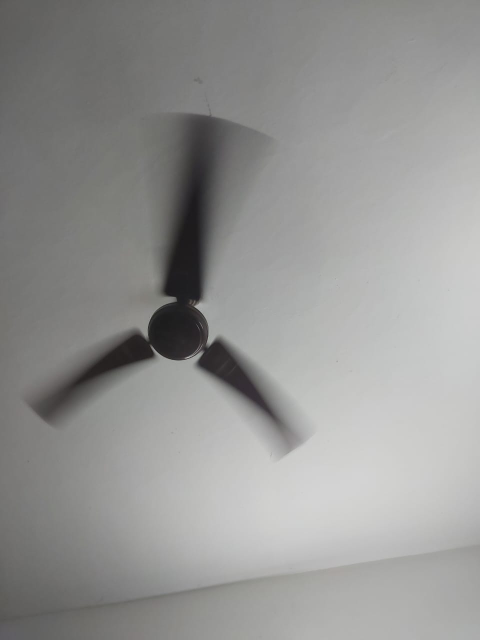
#> input picture h3 - GNSS Data Analysis/images/indoor.jpeg, 960 x 1280 px (shown at 1/2 size)
$ jupyter execute --allow-errors hw3_gnss_cs6650h23.ipynb
#> lines starting #> are read from the running program, lines starting #| are printed output that depends on the picture
# CS6650 : Smart Sensing for Internet of Things
#### Homework 3 (Holi 2023 Semester)
Submission Deadline : April 23rd, 2023

Name: `Hari Hara Naveen S`

Roll No: `CS21B033`

Email: `cs21b033@smail.iitm.ac.in`

### Android-based GNSS Measurements

<div style="display:flex; clear: both;">
  <div style="margin:20px; display: inline-block;">

<table style="width:100%; border: none;">
  <tr>
   <td  style="width:30%"></td>
   <td style="font-size: 20px">
GNSS (Global Navigation Satellite System) today includes a variety of satellite constellations, including the GPS (American, global), GLONASS (Russian, global), BeiDou (Chinese, global), Galileo (European, global), NavIC (Indian, regional) and QZSS (Japanese, regional). Depending on your smartphone’s hardware capabilities, you can tap into signals from such constellations and update your location. Google provides an array of open-source <a href="https://github.com/google/gps-measurement-tools">tools</a> for performing GNSS-related measurements on commodity Android smartphones and analyzing such datasets.
<br>
Download and install this app ( <a href="https://play.google.com/store/apps/details?id=com.google.android.apps.location.gps.gnsslogger&hl=en_IN&gl=US">GnssLogger App – Apps on Google Play</a>) to get started. Ensure the location permissions are provided to this app, and you have turned on your phone's location service (e.g., GPS). Turn on the "location" switch in the GNSSLogger app, as shown in the figure. Go to the next tab, "Log", and check whether you receive the GNSS specific diagnostic messages that include your location coordinates (latitude and longitude fix). <b>Make sure "Fused location" and "Network location" in the GNSS logger app are TURNED OFF before you start logging</b>.  You can save the log data to a file and export this to the SD card or share it to your drive/email for offline use. Try playing with this app and make sure you are receiving the logs correctly. Cross-check the location coordinates reported by the app in Google maps.</td>
  </tr>
</table>
<br>
  </div>
</div>

<table style="width:100%; border: none;">
  <tr>
   <td style="font-size: 20px">
Concentrate on the lines starting with keywords with “Fix” and `Status” (see GNSS Status <a href="https://developer.android.com/reference/android/location/GnssStatus">[API]</a>). “Fix” related lines will provide you with the location coordinates of your phone. Only consider lines with “Fix, GPS” (raw GPS) and not “Fix, FLP” (fused location, uses IMU for correction).  <a id='measurements'></a>

- **Sample fix line (we are interested only in the red highlighted part)**: Fix, Provider, <span style="color:red">LatitudeDegrees, LongitudeDegrees</span>, AltitudeMeters, SpeedMps, AccuracyMeters, BearingDegrees, UnixTimeMillis, SpeedAccuracyMps, BearingAccuracyDegrees, elapsedRealtimeNanos.

    Example: Fix, GPS, <span style="color:red">12.997769, 80.240794</span>, -100.513824, 0.000000, 5.360000, 0.000000, 1616658843000, 0.49396357, 0.0, 1742433115036168

- **Sample status line (we are interested only in the red highlighted part)**: Status, UnixTimeMillis, SignalCount, SignalIndex, <span style="color:red">ConstellationType, Svid</span>, CarrierFrequencyHz, <span style="color:red">Cn0DbHz, AzimuthDegrees, ElevationDegrees, UsedInFix</span>, HasAlmanacData, HasEphemerisData, BasebandCn0DbHz
Example: Status, 1616658843000, 40, 38, <span style="color:red">6, 1</span>, 1575420032, <span style="color:red">15.00, 355.00, 37.00, 1</span>, 1, 0,

- **ConstellationType**: Only use GPS (for now, please ignore data from GLONASS, BeiDou etc., even if your phone supports it). Flag for GPS = 1, (see [this](https://developer.android.com/reference/android/location/GnssStatus#CONSTELLATION_GPS))
- **Svid**: Satellite ID
- **Cn0DbHz**: Signal Strength or SNR of the signal received from the particular satellite.
- **AzimuthDegrees (0 - 360) & Elevation Degrees (0 - 90)**: of the satellite ([Wiki](https://en.wikipedia.org/wiki/Azimuth))
- **UsedInFix**: Indicates whether this particular satellite was used for the latest fix for multilateration (remember, you need at least 4 of them?).
</td>
</tr>
</table>

-

### Tasks

First, create a directory following the `<Your_Roll>_CS6650H23` structure. Next, download this notebook and save it in the directory you created.
<div style="display:flex;">
  <div style="margin:20px;">
    <p>Collect the <a href="#measurements">above</a> measurement logs at three distinct locations as indicated in the picture left.</p>
    <ol>
    <li>The smartphone is under the open sky a few meters from the entrance/door of your building.</li>
    <li> The smartphone is at the entrance (or some window) of your building, the sky is partially visible, and </li>
    <li> The smartphone is completely inside the building, very limited portion of the sky is visible maybe through the door/window.</li>
    </ol>
    <p>At each of these locations, collect GNSSLogger data for about 5 - 10 minutes (Perform the experiments on a sunny day with a clear sky). Now perform the following tasks.</p>
  </div>
</div>

1. [Attach sky photos of data collection locations (10 points)](#task1)
2. [Compute and plot location errors using haversine distance (15 points)](#task2)
3. [Analyze status entries before fix and their relation to error (45 points)](#task3)
4. [Show satellite statistics and SNR plots by azimuth and elevation (20 points)](#task4)
5. [Plot SNR by azimuth in angular space with satellite image (10 points)](#task5)

---

#### Guidelines for the Assignment
Before you start working on the assignment, please read the following instructions carefully:

- Clean and well-documented code is expected. Your code should be organized in a clear and readable manner, with each task separated into its own section of the notebook.

- There will be no separate PDF report required. Instead, provide a detailed but to-the-point discussion in the observation section for each task. The observation section (in Markdown, Refer to [Markdown-Cheatsheet](https://github.com/lifeparticle/Markdown-Cheatsheet)) includes a clear and concise description of the task, the approach used to solve it, assumptions, and inferences.

- Any extraneous information that does not address the question should be removed before submission. This will help to ensure that the answer is clear and easy to follow.

Failure to follow these practices will result in a penalty.

**Deadline: $23^{nd}$, April, 2023**

#### Submission Instructions
- Compress the top-level directory (ZIP format) containing this notebook with your code and the data used for the assignment. (do not remove the outputs from the notebook cells)

- **You MUST refrain from consulting your homework code with others**. Any plagiarism found in your code (or somebody who is referring to your code) will result in zero credits in this assignment.

- Submissions after the deadline will not be entertained.

### Task 1: Attach sky photos of data collection locations [10 points] <a id='task1'></a>
Attach photos of the three locations with the phone, where data is collected, particularly the exposure to the sky.

[cell 1]
import math
import pandas as pd
import numpy as np
import matplotlib.pyplot as plt

[cell 2]
plt.imshow(plt.imread("images/indoor.jpeg"))
plt.title("INDOOR IMAGE")
plt.axis('off')

[cell 3]
plt.imshow(plt.imread("images/enterance.jpeg"))
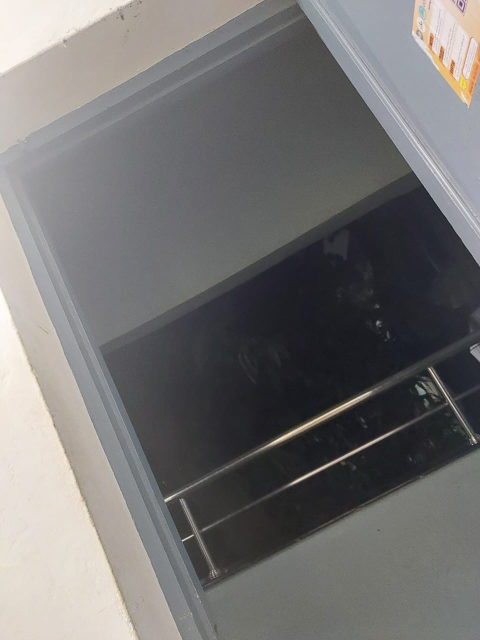
#> input picture h3 - GNSS Data Analysis/images/enterance.jpeg, 960 x 1280 px (shown at 1/2 size)
plt.title("ENTERANCE IMAGE")
plt.axis('off')

[cell 4]
plt.imshow(plt.imread("images/outdoor.jpeg"))
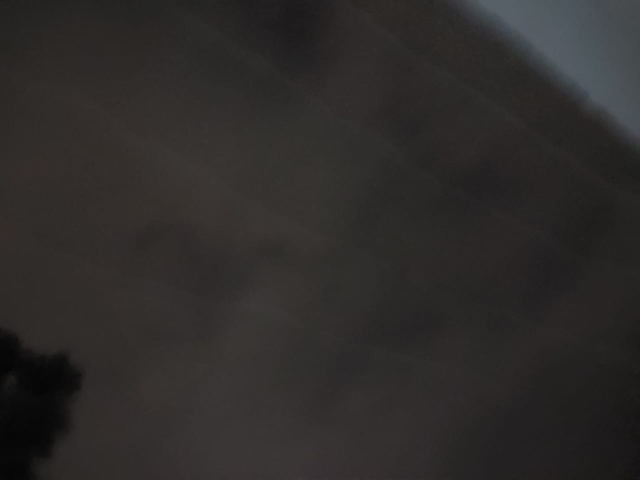
#> input picture h3 - GNSS Data Analysis/images/outdoor.jpeg, 1280 x 960 px (shown at 1/2 size)
plt.title("OUTDOOR IMAGE")
plt.axis('off')

### Observations Task 1

Edit this section to put your observations.

### Task 2: Compute and plot location errors using haversine distance [15 points] <a id='task2'></a>
Calculate the mean location coordinates for all three locations. Assume those three locations as the `groundtruth`. Compute the error for each location fix sample, which is the distance between the location sample and the groundtruth location. You must use haversine distance ([Wiki](https://en.wikipedia.org/wiki/Haversine_formula)). Plot the CDF (cumulative distribution function) of these errors for the three locations. Comment on the variance of the three distributions.

[cell 5]
def deg_to_rad(deg):
    rad = math.pi * deg/180
    return rad

[cell 6]
RADIUS_OF_EARTH = 6.371 * 1_000_000
def hav(deg):
    return (1-math.cos(deg))/2

def get_harvesine_distance(gps1, gps2):
    phi1, lamda1 = gps1
    phi2, lamda2 = gps2
    valSquareComp1 = hav(phi2-phi1)
    valSquareComp2 = hav(lamda2-lamda1) * (1-hav(phi1-phi2) -hav(phi1+phi2))
    arcsin = math.asin(math.sqrt(valSquareComp1+ valSquareComp2))
    return 2*RADIUS_OF_EARTH*arcsin

[cell 7]
statusHeaders = ["Type","UnixTimeMillis","SignalCount","SignalIndex","ConstellationType","Svid","CarrierFrequencyHz","Cn0DbHz","AzimuthDegrees","ElevationDegrees","UsedInFix","HasAlmanacData","HasEphemerisData","BasebandCn0DbHz"
]
fixHeaders = ["Type","Provider","LatitudeDegrees","LongitudeDegrees","AltitudeMeters",'SpeedMps','AccuracyMeters','BearingDegrees','UnixTimeMillis','SpeedAccuracyMps','BearingAccuracyDegrees','elapsedRealtimeNanos',
              'VerticalAccuracyMeters']

[cell 8]
fileNames = ["gnss_indoors.txt", "gnss_entrance.txt", "gnss_outdoors.txt"]
gnssData = []
#> (the rest of this cell did not finish here and is left out)

[cell 9]
def plot_cdf(data,label ,numBins = 10000):
    hist, binEdges = np.histogram(data, numBins)
    pdf = hist/np.sum(hist)
    cdf = np.cumsum(pdf)
    plt.title(label)
    plt.plot(binEdges[1:], cdf)
    plt.xlabel("Distance from mean location")
    plt.ylabel("Cumulative probability")
    plt.show()

[cell 10]
means = []

[cell 11]
for idx,df in enumerate(gnssData):
    gps = np.array(df[df["Type"] == "Fix"].iloc[:, [2,3]])
    mean = np.mean(gps, axis=0)
    means.append(mean)
    diffs = np.zeros(gps.shape[0])
    for i in range(len(diffs)):
        diffs[i] = get_harvesine_distance(mean, gps[i])

    plot_cdf(diffs, fileNames[idx][:-4])

### Observations Task 2

Indoors has the highest variance followed by entrance and then outdoors.

### Task 3: Analyze status entries before fix and their relation to error [45 points] <a id='task3'></a>
Check the `status` entries prior to receiving a `fix`.
1. How many satellites were used for the fix (check the UsedInFix entry for the satellites) for the three locations? (state the median # of satellites)
2. How does the distance error for a fix correlate to the number of satellites used for that fix? Show scatter plots for the three locations. Summarize your observations.
3. How does the distance error for a fix correlate to the average SNR (Cn0DbHz entry) of the satellites that were used in the fix? Show scatter plots for the three locations. Summarize your observations.

[cell 12]
SatInFixVec = []
ErrorToSNRVec = []

[cell 13]
errorToNumSatInFix = []

[cell 14]
errorToSNR = []

[cell 15]
def accumulate_status_before_fix(df, mean):
    firstFix = 0
    begin = 0
    validStati =[[]]
    fixes = []
    for i in range(begin, len(df.index)):
        if(df.iloc[i]["Type"] == "Fix"):
            validStati[-1].append(df.iloc[begin:i][(df["Type"] == "Status") & (df[10] != 0)])
            fixes.append(df.iloc[i])
            error = get_harvesine_distance(mean, df.iloc[i, [2,3]])
            errorToNumSatInFix.append([error, len(validStati[-1][0])])
            averageSNR = np.mean(validStati[-1][0].iloc[:, 7])
            errorToSNR.append([error, averageSNR])
            begin = i
            validStati.append([])
    print(np.median([len(i[0]) for i in validStati[:-1]]))

#> (a cell that did not finish here is left out)

[cell 17]
i=0
for j in SatInFixVec:
    x,y = zip(*j)
    plt.scatter(x, y, s = 3)
    plt.title(fileNames[i][:-4])
    i=i+1
    plt.ylabel("Number of Satilites")
    plt.xlabel("absolute error")
    plt.show()

[cell 18]
i =0
for j in ErrorToSNRVec:
    x,y = zip(*j)
    plt.scatter(x, y, s = 3)
    plt.title(fileNames[i][:-4])
    i=i+1
    plt.ylabel("average SNR")
    plt.xlabel("absolute error")
    plt.show()

### Observations Task 3

Edit this section to put your observations.
Average number of satilites used in fix
Outdoor : 7.0
Entrance : 10.0
Indoor : 16.0

There is more error observed when fewer satilites are used for fix
Higher absolute error when average SNR is higher

<div class="alert alert-block alert-info">
    <div style="display:flex; margin:20px;">
        <figure style="text-align: center;">

        </figure>
        <div style="margin:20px;">
            <h2> How to calculate the azimuth corresponding to the direction of the window or door?</h2>
            <p>Take the two points (Lat1, Lon1) and (Lat2, Lon2) and use <a href="https://www.fcc.gov/media/radio/distance-and-azimuths">this website</a>, or any other online azimuth calculator. Basically, the azimuth gives you the angle the black line makes with 0 degrees north.
            </p>
        </div>
    </div>
</div>

### Task 4 [20 points]
Only consider the “status” instances where a particular satellite was used for a location fix.
1. Show a table for the “Svid”, “Average Azimuth”, “Average Elevation”, “Average SNR” (each row for a specific satellite).
2. Plot “Average Azimuth” (0 - 360 degrees) with “Average SNR” (see Qs 5)
3. Plot “Average Elevation” (0, 90 degrees) with “Average SNR”

[cell 19]
svids = np.array([])

[cell 20]
for dataPoint in gnssData:
    svids = np.append(svids, dataPoint[dataPoint["Type"] == "Status"][5])

[cell 21]
svids = np.unique(svids)

[cell 22]
task4list = []
task4listAcc = []
task4AccList = []

[cell 23]
i=0
for dataPoint in gnssData:
    for svid in svids:
        svid_dataframe = np.array([])
        svid_dataframe = np.append(svid_dataframe,  \
                                   dataPoint[(dataPoint["Type"] == "Status") \
                                             & (dataPoint[5] == svid)])
        if(len(svid_dataframe)) == 0:
            continue
        averageAzimuth = np.mean(svid_dataframe[8])
        averageElevation = np.mean(svid_dataframe[9])
        averageSNR = np.mean(svid_dataframe[7])
        task4list.append([svid,averageAzimuth, averageElevation, averageSNR])
        task4listAcc.append([svid,averageAzimuth, averageElevation, averageSNR])

    task4df = pd.DataFrame(task4list, columns = ["Svid", "Average Azimuth", "Average Elevation", "Average SNR"])
    plt.scatter(task4df[task4df["Average SNR"]!=0]["Average Elevation"], task4df[task4df["Average SNR"]!=0]["Average SNR"])
    plt.xlabel("Average Elevation")
    plt.ylabel("Average SNR")
    plt.title(fileNames[i][:-4] + " Elevation vs SNR")
    plt.show()
    plt.scatter(task4df[task4df["Average SNR"]!=0]["Average Azimuth"], task4df[task4df["Average SNR"]!=0]["Average SNR"])
    plt.xlabel("Average Azimuth")
    plt.ylabel("Average SNR")
    plt.title(fileNames[i][:-4] + " Azimuth vs SNR")
    plt.show()
    task4AccList.append(task4list)

    task4list = []
    i=i+1

[cell 24]
task4dfAcc = pd.DataFrame(task4listAcc, columns = ["Svid", "Average Azimuth", "Average Elevation", "Average SNR"])

[cell 25]
display(task4dfAcc)

[cell 26]
plt.scatter(task4dfAcc[task4dfAcc["Average SNR"]!=0]["Average Elevation"], task4dfAcc[task4dfAcc["Average SNR"]!=0]["Average SNR"])
plt.xlabel("Average Elevation")
plt.ylabel("Average SNR")
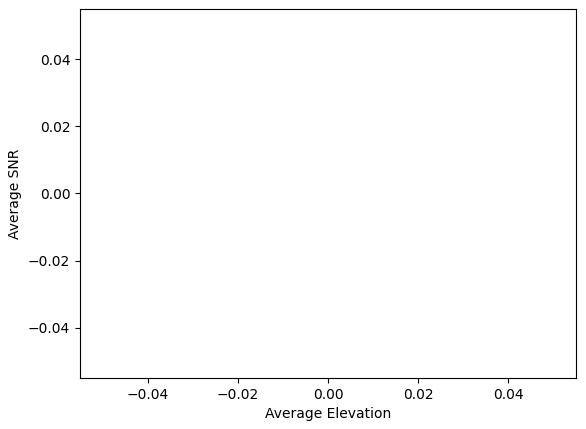
#> figure drawn by matplotlib, 1 panel

[cell 27]
plt.scatter(task4dfAcc[task4dfAcc["Average SNR"]!=0]["Average Azimuth"], task4dfAcc[task4dfAcc["Average SNR"]!=0]["Average SNR"])
plt.xlabel("Average Azimuth")
plt.ylabel("Average SNR")
